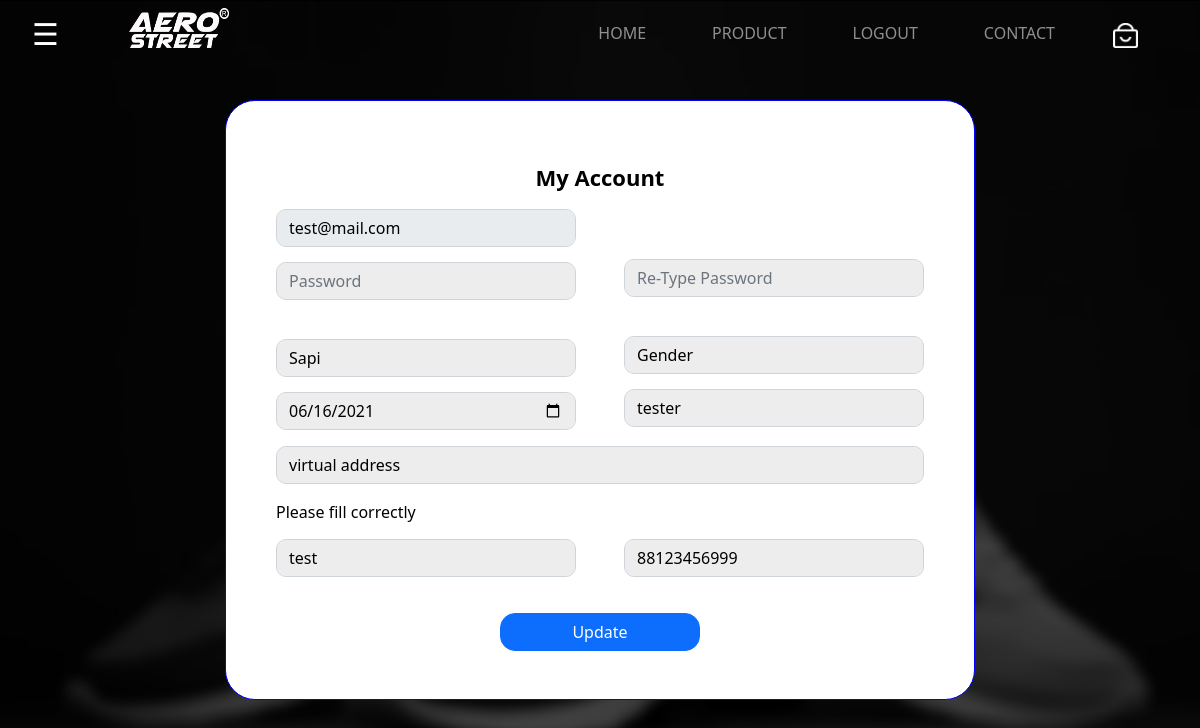
The app's page /myaccount.php (signed in) with its own data.
### tables this page shows
CREATE TABLE `user` (
  `email` varchar(128) NOT NULL,
  `password` varchar(128) NOT NULL,
  `uname` varchar(128) NOT NULL,
  `birthdate` date NOT NULL,
  `gender` varchar(6) NOT NULL,
  `profession` varchar(128) NOT NULL,
  `address` text NOT NULL,
  `instagram` varchar(128) NOT NULL,
  `phone` bigint(20) NOT NULL
);

### myaccount.php (the view, shortened to what this page needs)
<?php
    include_once("navbar.php");
    $qry = "SELECT * FROM user WHERE email='$_SESSION[userweb]'";
    $sql = mysqli_query($connect, $qry);
    $row = mysqli_fetch_assoc($sql);
?>
<!DOCTYPE html>
<html>
<head><title>AeroStreet</title>
<link href="https://cdn.jsdelivr.net/npm/bootstrap@5.0.1/dist/css/bootstrap.min.css" rel="stylesheet">
<link rel="stylesheet" href="./style/signupStyle.css">
</head>
<body style="color: black;">
    <div class="loginradius container position-absolute top-50 start-50 translate-middle">
        <div class="container-fuid signupform" style="box-sizing: border-box;">
            <div class="text-center" style="margin-top: 10px; font-size: 22px;"><b>My Account</b></div>
            <form method="post">
                <div class="left-form mb-3">
                    <input disabled required placeholder="Email" type="email" class="form-control field" id="exampleInputEmail1" aria-describedby="emailHelp" value="<?=$row['email']?>">
                    <input required name="password" placeholder="Password" type="password" class="form-control field" id="exampleInputPassword1" onkeyup='check();'>
                    <br>
                    <input required name="name" placeholder="Name" type="text" class="form-control field" id="exampleInputEmail1" value="<?=$row['uname']?>">
                    <input required name="birthdate" placeholder="Birthday" type="date" class="form-control field" id="exampleInputEmail1" value="<?=$row['birthdate']?>">
                </div>
                <div class="right-form mb-3">
                    <input required name="re-password" placeholder="Re-Type Password" type="password" class="form-control field" id="exampleInputPassword1" onkeyup='check();'>
                    <select required id="cars" name="gender" class="form-control field" value="<?=$row['gender']?>">
                        <option value="" disabled selected>Gender</option>
                    </select>
                    <input required name="profession" placeholder="Profession" type="text" class="form-control field" id="exampleInputEmail1" value="<?=$row['profession']?>">
                </div>
                <div class="mb-3">
                    <input required name="address" placeholder="Address" type="text" class="form-control field" id="exampleInputEmail1" value="<?=$row['address']?>">
                </div>
                <div>
                    Please fill correctly
                </div>
                <div class="left-form mb-3">
                    <input required name="instagram" placeholder="Instagram" type="text" class="form-control field" id="exampleInputEmail1" value="<?=$row['instagram']?>">
                </div>
                <div class="right-form mb-3" style="margin-top: 0px;">
                    <input required name="phone" placeholder="Phone" type="number" class="form-control field" id="exampleInputPassword1" value="<?=$row['phone']?>">
                </div>
                <div class="text-center">
                    <button type="submit" class="btn btn-primary prs" name="update" style="margin-top: 20px;">Update</button>
                </div>
            </form>
        </div>
    </div>
</body>
</html>

### style/signupStyle.css (style rules this page uses)
.loginradius { background-color: white; border-radius: 30px; width: 750px; height: 600px; border-width: 1px; border: 1px solid blue; padding: 50px; box-sizing: border-box; }
body { background: url("./img/bg_blur.png") no-repeat center center fixed; -webkit-background-size: cover; -moz-background-size: cover; -o-background-size: cover; background-size: cover;; color: black; }
.signupform { box-sizing: border-box; justify-content: space-around; }
.field { color:black; background-color: rgba(169, 169, 169, 0.212); margin-top: 15px; border-radius: 10px; }
.left-form { width: 300px; box-sizing: border-box; float:left; }
.right-form { margin-top: 50px; width: 300px; box-sizing: border-box; float: right; }
input[type=number] { -moz-appearance: textfield; }
.prs { width: 200px; border-radius: 15px; }

### records on screen
user: email "test@mail.com", name "Sapi", birthdate "06/16/2021", profession "tester", address "virtual address", instagram "test", phone "88123456999"

### other values on screen
$text "LOGOUT"
